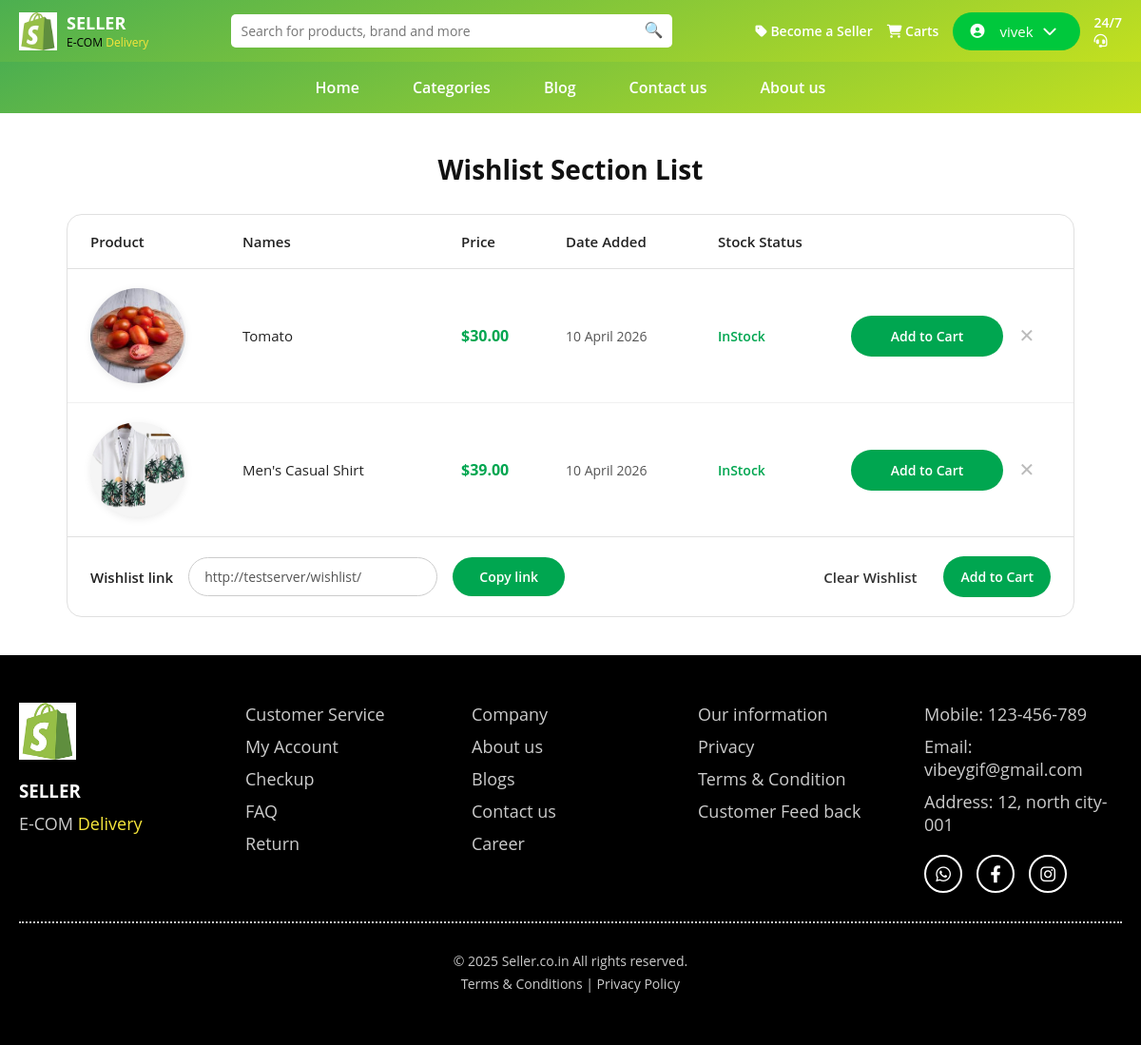
/wishlist/ (signed in), run on the app's committed database.
### eshop/models.py (models this page shows, shortened)
class WishlistItem(models.Model):
    user       = models.ForeignKey(User, on_delete=models.CASCADE, related_name='wishlist_items')
    product    = models.ForeignKey(Product, on_delete=models.CASCADE, related_name='wishlisted_by')
    date_added = models.DateTimeField(auto_now_add=True)
    class Meta:
        unique_together = ('user', 'product')
        ordering        = ['-date_added']

class Product(models.Model):
    name             = models.CharField(max_length=200)
    subtitle         = models.CharField(max_length=255, blank=True)
    description      = models.TextField(blank=True)
    price            = models.DecimalField(max_digits=10, decimal_places=2)
    discount_percent = models.PositiveIntegerField(default=0)
    rating           = models.DecimalField(max_digits=3, decimal_places=1, default=4.5)
    quantity_info    = models.CharField(max_length=100, blank=True)
    size             = models.CharField(max_length=50, blank=True)
    image            = models.ImageField(upload_to='products/', blank=True, null=True)
    in_stock         = models.BooleanField(default=True)
    category         = models.ForeignKey(Category, on_delete=models.SET_NULL, null=True, blank=True)
    created_at       = models.DateTimeField(auto_now_add=True)

### eshop/views.py (the view)
# urls.py: path('wishlist/',                         views.wishlist,        name='wishlist'),
@login_required(login_url='eshop:login')
def wishlist(request):
    items = WishlistItem.objects.filter(
        user=request.user
    ).select_related('product')
    return render(request, 'eshop/wishlist.html', {
        'wishlist_items': items,
        'wishlist_link':  request.build_absolute_uri('/wishlist/'),
    })

### eshop/templates/eshop/wishlist.html (shortened to what this page needs)
{% extends "eshop/base.html" %}
{% load static %}
{% block content %}
<div class="wishlist-page">
  <h2>Wishlist Section List</h2>
  <div class="wishlist-card">
    <div class="wishlist-header">
      <span>Product</span>
      <span>Names</span>
      <span>Price</span>
      <span>Date Added</span>
      <span>Stock Status</span>
      <span></span>
      <span></span>
    </div>
    <div id="wishlist-body">
      {% if wishlist_items %}
        {% for item in wishlist_items %}
        <div class="wishlist-item" id="item-{{ item.product.id }}">
          <div class="wish-img-wrap">
            {% if item.product.image %}
              <img src="{{ item.product.image.url }}" alt="{{ item.product.name }}" />
            {% else %}
              <img src="https://via.placeholder.com/100?text={{ item.product.name|urlencode }}"
                   alt="{{ item.product.name }}" />
            {% endif %}
          </div>
          <div class="wish-name">{{ item.product.name }}</div>
          <div class="wish-price">${{ item.product.price }}</div>
          <div class="wish-date">{{ item.date_added|date:"d F Y" }}</div>
          <div class="wish-stock {% if not item.product.in_stock %}out{% endif %}">
            {% if item.product.in_stock %}InStock{% else %}Out of Stock{% endif %}
          </div>
         <button class="wish-add-btn" onclick="addToCart({{ item.product.id }})">
  Add to Cart
</button>
          <button class="wish-remove-btn"
                  onclick="removeItem({{ item.product.id }})"
                  title="Remove">&#x2715;</button>
        </div>
        {% endfor %}
      {% else %}
        <div class="wishlist-empty" id="empty-state">
          <i class="fa fa-heart"></i>
          Your wishlist is empty. <a href="{% url 'eshop:categories' %}">Browse products</a>
        </div>
      {% endif %}
    </div>
    <div class="wishlist-footer">
      <span class="wf-label">Wishlist link</span>
      <input type="text" id="wishlistLink" value="{{ wishlist_link }}" readonly />
      <button class="copy-btn" onclick="copyLink()">Copy link</button>
      <button class="clear-btn" onclick="clearWishlist()">Clear Wishlist</button>
      <button class="wish-add-btn">Add to Cart</button>
    </div>
  </div>
</div>
{% endblock %}

### eshop/templates/eshop/base.html (shortened to what this page needs)
{% load static %}
<!DOCTYPE html>
<html lang="en">
<head>
    <link rel="stylesheet" href="{% static 'css/style.css' %}">
    <link rel="stylesheet" href="https://cdnjs.cloudflare.com/ajax/libs/font-awesome/6.4.0/css/all.min.css">
</head>
<body>
<header class="navbar">
    <div class="logo">
        <img src="{% static 'image/image 63.png' %}" alt="logo">
        <div class="logo-text">
            <h2>SELLER</h2>
            <p>
                <span style="color:black;">E-COM</span>
                <span style="color:#F6E63B;"> Delivery</span>
            </p>
        </div>
    </div>
    <div class="search-box">
        <input type="text" placeholder="Search for products, brand and more">
        <span class="search-icon">🔍</span>
    </div>
    <div class="nav-right desktop-menu">
        <a href="{% url 'eshop:seller_home' %}">
            <i class="fa-solid fa-tag"></i> Become a Seller
        </a>
        <a href="{% url 'eshop:cart' %}">
            <i class="fa-solid fa-cart-shopping"></i> Carts
        </a>
      {% if user.is_authenticated %}
<div class="user-menu">
    <button class="user-btn" onclick="toggleUserPopup()">
        <i class="fa fa-user-circle"></i>
        {{ user.first_name|default:user.username }}
        <i class="fa fa-chevron-down"></i>
    </button>
</div>
{% else %}
<button class="login-btn" onclick="openLoginModal()">Login<i class="fa fa-chevron-down"></i></button>
{% endif %}
        <a href="{% url 'eshop:enquiry' %}">
            <span class="support">
                24/7 <br>
                <i class="fa-solid fa-headset"></i>
            </span>
        </a>
    </div>
</header>
<nav class="menu desktop-menu">
    <a href="{% url 'eshop:index' %}" class="{% if request.resolver_match.url_name == 'index' %}active{% endif %}">
        Home
    </a>
    <a href="{% url 'eshop:categories' %}" class="{% if request.resolver_match.url_name == 'categories' %}active{% endif %}">
        Categories
    </a>
    <a href="{% url 'eshop:blog' %}" class="{% if request.resolver_match.url_name == 'blog' %}active{% endif %}">
        Blog
    </a>
    <a href="{% url 'eshop:contact' %}" class="{% if request.resolver_match.url_name == 'contact' %}active{% endif %}">
        Contact us
    </a>
    <a href="{% url 'eshop:about' %}" class="{% if request.resolver_match.url_name == 'about' %}active{% endif %}">
        About us
    </a>
</nav>
{% block content %}
{% endblock %}
<footer class="footer">
    <div class="footer-container">
        <div class="footer-col logo-col">
            <img src="{% static 'image/image 63.png' %}" alt="logo">
            <h3>SELLER</h3>
            <p>E-COM <span style="color:#F6E63B;">Delivery</span></p>
        </div>
        <div class="footer-col">
            <a href="#">Customer Service</a>
            <a href="#">My Account</a>
            <a href="#">Checkup</a>
            <a href="#">FAQ</a>
            <a href="#">Return</a>
        </div>
        <div class="footer-col">
            <a href="#">Company</a>
            <a href="#">About us</a>
            <a href="#">Blogs</a>
            <a href="#">Contact us</a>
            <a href="#">Career</a>
        </div>
        <div class="footer-col">
            <a href="#">Our information</a>
            <a href="#">Privacy</a>
            <a href="#">Terms & Condition</a>
            <a href="#">Customer Feed back</a>
        </div>
        <div class="footer-col">
            <p>Mobile: 123-456-789</p>
            <p>Email: vibeygif@gmail.com</p>
            <p>Address: 12, north city-001</p>
            <div class="social-icons">
                <a href="#"><i class="fab fa-whatsapp"></i></a>
                <a href="#"><i class="fab fa-facebook-f"></i></a>
                <a href="#"><i class="fab fa-instagram"></i></a>
            </div>
        </div>
    </div>
    <hr class="footer-line">
    <div class="footer-bottom">
        <p>© 2025 Seller.co.in All rights reserved.</p>
        <p>Terms & Conditions | Privacy Policy</p>
    </div>
</footer>
</body>
</html>

### eshop/static/CSS/style.css (style rules this page uses)
* { margin: 0; padding: 0; box-sizing: border-box; font-family: 'Open Sans', sans-serif; }
.navbar { display: flex; align-items: center; justify-content: space-between; background: linear-gradient(160deg, #4CAF50, #C3E01F); padding: 12px 20px; color: white; }
.logo { display: flex; align-items: center; gap: 10px; }
.logo img { width: 40px; height: 40px; object-fit: contain; }
.logo-text h2 { font-size: 18px; margin: 0; }
.logo-text p { font-size: 12px; margin: 0; }
.search-box { position: relative; width: 40%; }
.search-box input { width: 100%; padding: 8px 35px 8px 10px; border-radius: 5px; border: none; font-size: 14px; font-weight: 400; }
.search-icon { position: absolute; right: 10px; top: 5px; }
.nav-right { display: flex; align-items: center; gap: 15px; }
.nav-right a { color: white; text-decoration: none; font-size: 14px; font-weight: 600; }
.support { font-size: 14px; }
.menu { display: flex; justify-content: center; background: linear-gradient(160deg, #4CAF50, #C3E01F); padding: 0; gap: 0; }
.menu a { position: relative; color: white; text-decoration: none; padding: 16px 28px; font-weight: 600; font-size: 16px; transition: all 0.3s ease; }
.footer { background: #000; color: white; padding: 50px 20px; }
.footer-container { display: flex; justify-content: space-between; flex-wrap: wrap; gap: 30px; }
.footer-col { flex: 1 1 180px; display: flex; flex-direction: column; gap: 10px; }
.logo-col img { width: 60px; }
.logo-col h3 { margin-top: 10px; }
.logo-col p { font-size: 13px; color: #ccc; }
.footer-col a { text-decoration: none; color: #ccc; font-size: 18px; font-weight: 500; transition: 0.3s; }
.footer-col p { font-size: 18px; color: #ccc; }
.social-icons { margin-top: 10px; display: flex; gap: 15px; }
.social-icons a { width: 40px; height: 40px; border: 2px solid white; border-radius: 50%; display: flex; align-items: center; justify-content: center; color: white; font-size: 18px; transition: 0.3s ease; }
.footer-line { border: none; border-top: 2px dotted #ccc; margin: 30px 0; }
.footer-bottom { text-align: center; color: #ccc; font-size: 14px; font-weight: 500; }
.footer-bottom p { margin: 5px 0; }
.footer-bottom p:last-child { cursor: pointer; }
.user-menu { position:relative; }
.user-btn { display: flex; align-items: center; gap: 10px; background: white; color: #4CAF50; border: none; padding: 10px 18px; border-radius: 30px; cursor: pointer; font-size: 15px; }
.menu { display:flex; justify-content:center; gap:30px; padding:15px; background:#f8f8f8; }
.menu a { text-decoration:none; color:#333; }
.user-menu { position: relative; display: inline-block; }
.user-btn { background: #00c83c; color: white; border: none; padding: 10px 18px; border-radius: 30px; cursor: pointer; font-size: 15px; }
.user-btn i { margin-right: 6px; }

### eshop/templates/eshop/base.html (style rules this page uses)
.menu { display: flex; justify-content: center; background: linear-gradient(160deg, #4CAF50, #C3E01F); padding: 0; gap: 0; }
.menu a { position: relative; color: white; text-decoration: none; padding: 16px 28px; font-weight: 600; font-size: 16px; transition: all 0.3s ease; }

### data on the page
WishlistItem: product.image (picture), product.name "Tomato", product.price "30.00", date_added "10 April 2026", shows "InStock"
WishlistItem: product.image (picture), product.name "Men's Casual Shirt", product.price "39.00", date_added "10 April 2026", shows "InStock"

### other printed values
{{ user.first_name|default:user.username }} "vivek"
